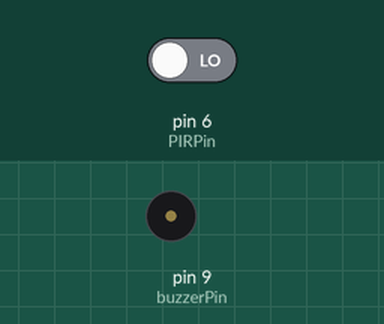
The sketch below on a simulated Arduino Uno, built with avr-gcc and run on an emulated ATmega328P. Shown: buzzer (waves = sounding). Inputs (shaded band) come from the test bench; at power-on: pin 6 (PIRPin) LOW.

Above: at 1.2 s.
1.3 s: pin 6 (PIRPin) driven HIGH
At 2.1 s:
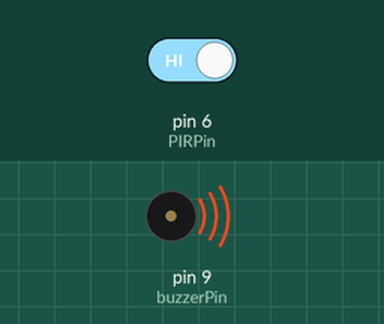
Timing chart, 0 to 4.3 s (numbered marks = the images above; inputs shaded):
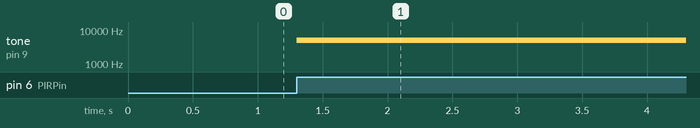

Measured:
- after the input at 1.3 s, tone on pin 9 (buzzerPin): silent → 5000 Hz at once

The sketch:

Challenge_5.ino
```cpp
// Initalize buzzer and PIR sensor pins
int buzzerPin = 9;
int PIRPin = 6;

// Initialize PIR sensor state
int PIRState = 0;

void setup()
{
  // Set PIR sensor to an Input and the buzzer to an Output
  pinMode(PIRPin, INPUT);
  pinMode(buzzerPin, OUTPUT);
}

void loop()
{
  // Read in PIR state (0 or 1)
  PIRState = digitalRead(PIRPin);

  // If PIRState detects motion?
  if (PIRState == 1)
  {
    // Buzzer makes noise
    tone(buzzerPin, 5000, 1000);
  }
  else
  {
    // Buzzer makes no noise
    digitalWrite(buzzerPin, LOW);
  }
}
```
